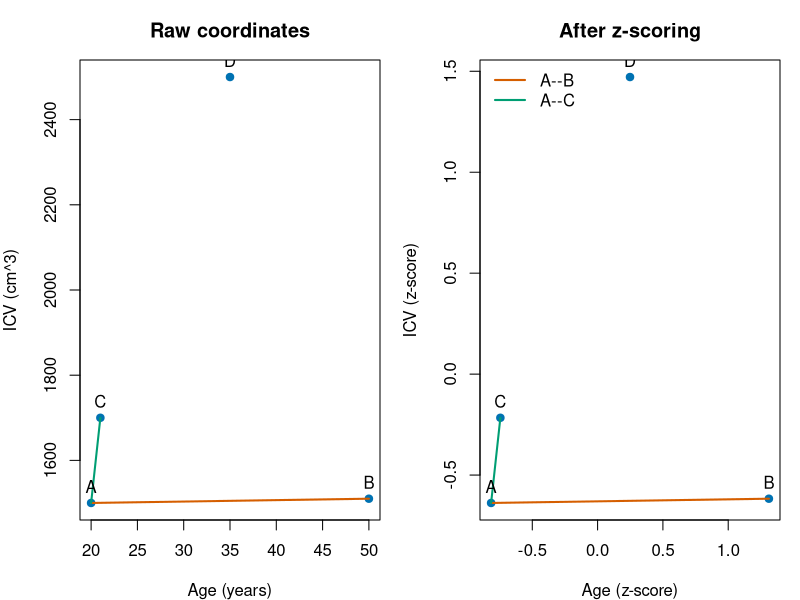
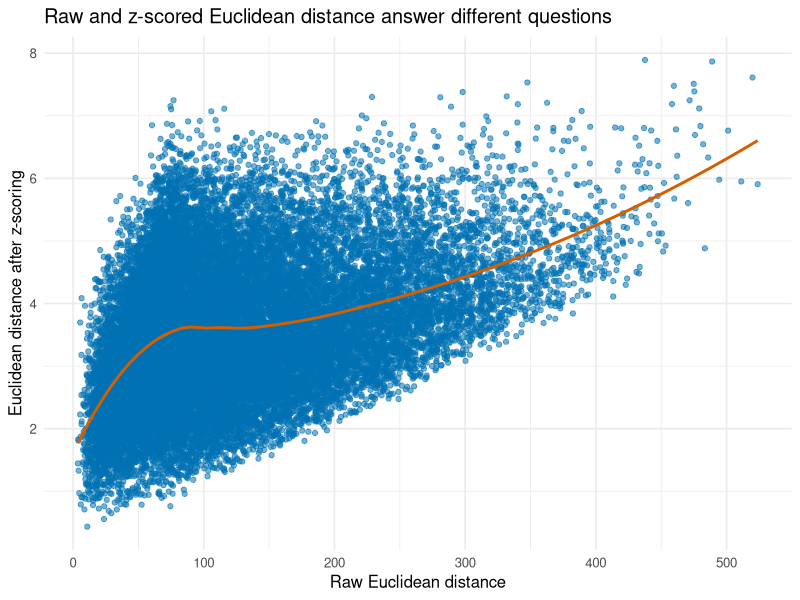
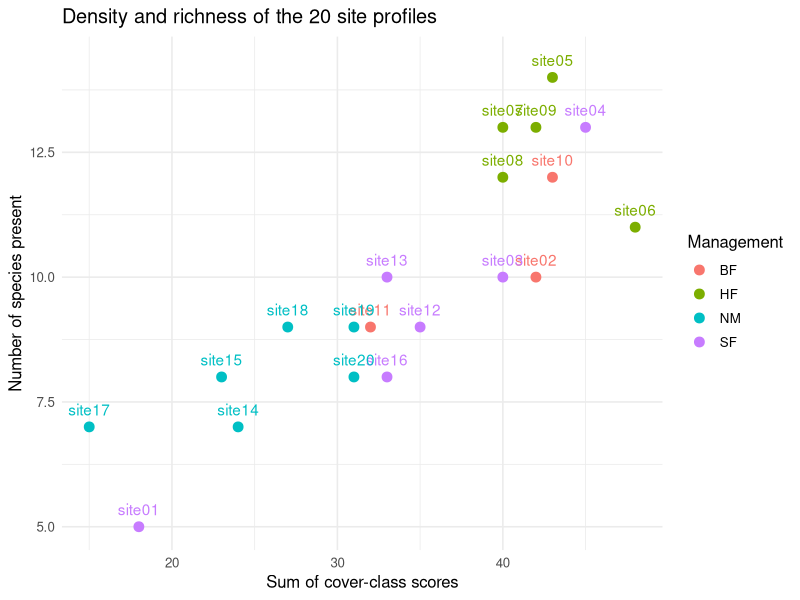
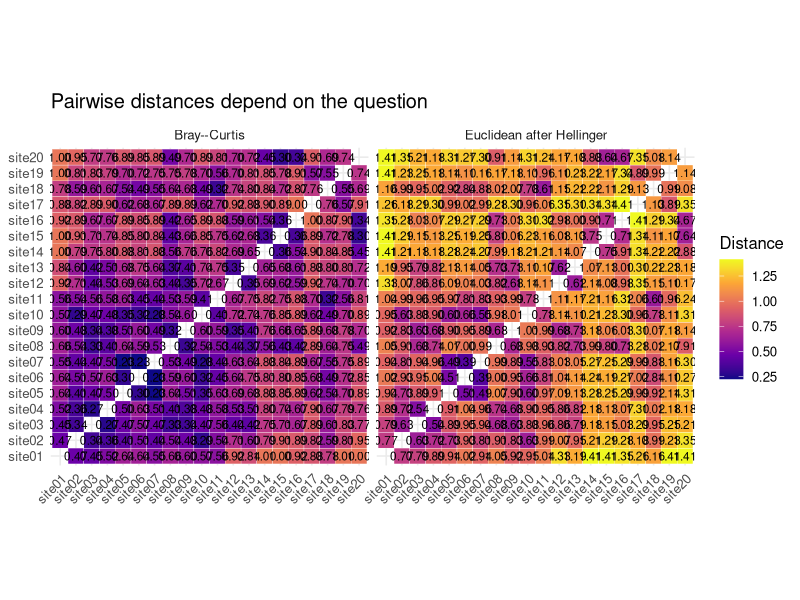
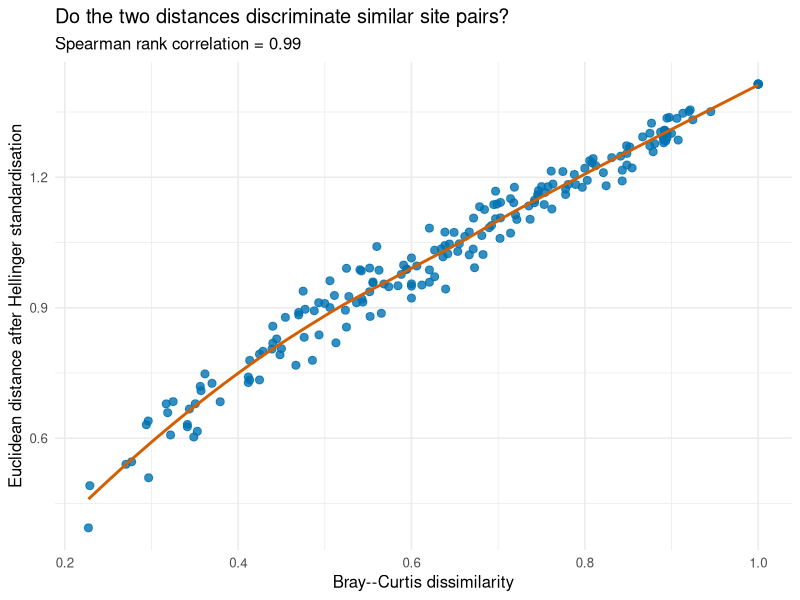
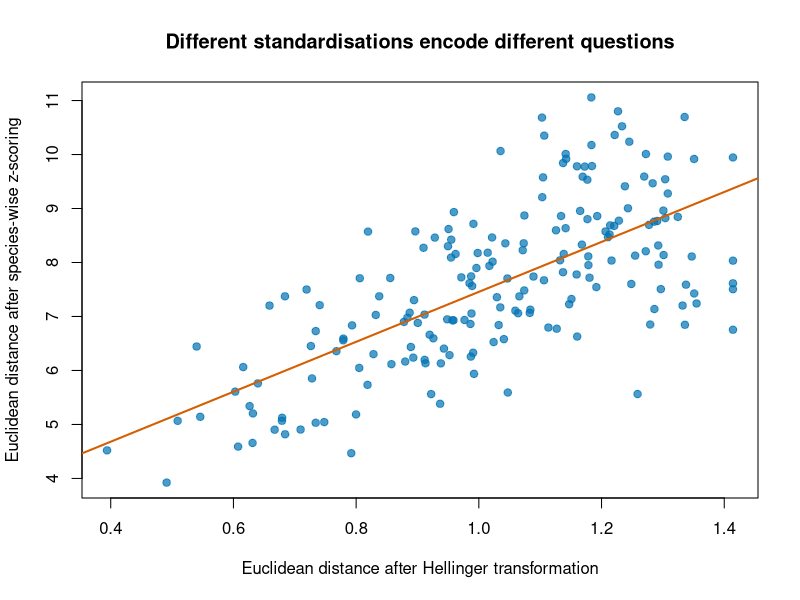
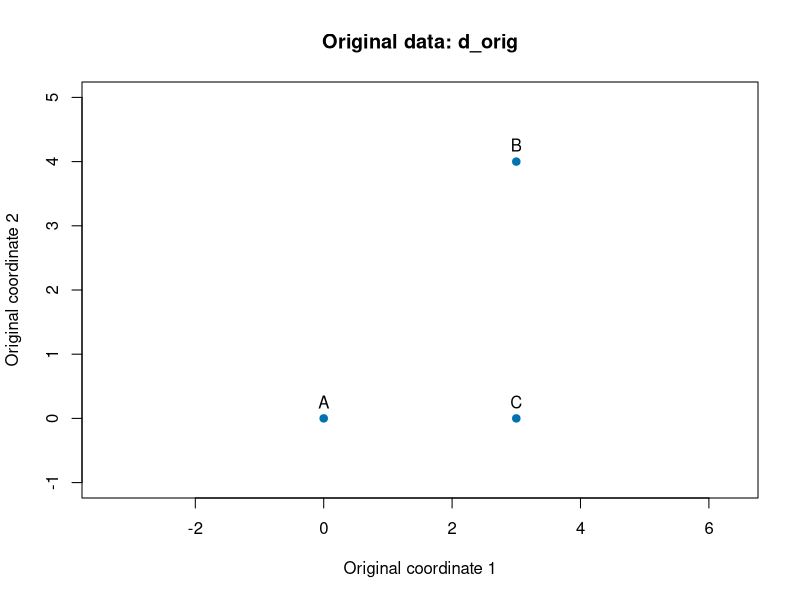
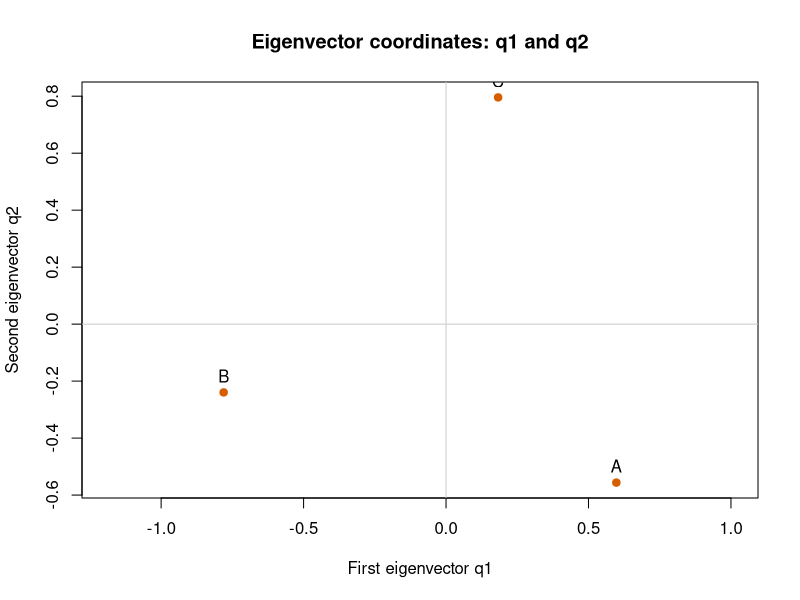

Here is the R script that generated these plots, in order:
## ---- chunk 1
knitr::opts_chunk$set(
  echo = TRUE, message = FALSE, warning = FALSE,
  fig.width = 8, fig.height = 5, fig.align = "center", dpi = 130,
  comment = "#>"
)

library(ggplot2)
library(dplyr)
library(tidyr)
library(readr)

blue <- "#0072B2"
orange <- "#D55E00"
green <- "#009E73"
purple <- "#CC79A7"
theme_set(theme_minimal(base_size = 12))
## ---- chunk 2
points3 <- rbind(A = c(0, 0), B = c(3, 4), C = c(3, 0))
points3
round(as.matrix(dist(points3)), 2)
## ---- chunk 3
pair_index <- combn(seq_len(nrow(points3)), 2)
euclidean_calculations <- apply(pair_index, 2, function(index) {
  first <- points3[index[1], ]
  second <- points3[index[2], ]
  tibble(
    pair = paste(rownames(points3)[index], collapse = "--"),
    calculation = sprintf("sqrt((%g - %g)^2 + (%g - %g)^2)",
                        first[1], second[1], first[2], second[2]),
    distance = sqrt(sum((first - second)^2))
  )
}) |> bind_rows()
knitr::kable(euclidean_calculations, digits = 2,
             caption = "Coordinate-by-coordinate Euclidean calculations.")

D_euclidean_points3 <- matrix(0, nrow(points3), nrow(points3),
                              dimnames = list(rownames(points3), rownames(points3)))
for (i in seq_len(nrow(points3) - 1)) {
  for (j in (i + 1):nrow(points3)) {
    D_euclidean_points3[i, j] <- D_euclidean_points3[j, i] <-
      sqrt(sum((points3[i, ] - points3[j, ])^2))
  }
}
knitr::kable(D_euclidean_points3, digits = 2,
             caption = "Euclidean distance matrix, assembled from the displayed calculations.")
## ---- chunk 4
manhattan_calculations <- apply(pair_index, 2, function(index) {
  first <- points3[index[1], ]
  second <- points3[index[2], ]
  tibble(
    pair = paste(rownames(points3)[index], collapse = "--"),
    calculation = sprintf("abs(%g - %g) + abs(%g - %g)",
                        first[1], second[1], first[2], second[2]),
    distance = sum(abs(first - second))
  )
}) |> bind_rows()
knitr::kable(manhattan_calculations, digits = 2,
             caption = "Coordinate-by-coordinate Manhattan calculations.")

D_manhattan_points3 <- matrix(0, nrow(points3), nrow(points3),
                              dimnames = list(rownames(points3), rownames(points3)))
for (i in seq_len(nrow(points3) - 1)) {
  for (j in (i + 1):nrow(points3)) {
    D_manhattan_points3[i, j] <- D_manhattan_points3[j, i] <-
      sum(abs(points3[i, ] - points3[j, ]))
  }
}
knitr::kable(D_manhattan_points3, digits = 2,
             caption = "Manhattan distance matrix, assembled from the displayed calculations.")
## ---- chunk 5
jaccard_distance <- function(a, b) {
  shared_present <- sum(a == 1 & b == 1)
  present_either <- sum(a == 1 | b == 1)
  1 - shared_present / present_either
}

site_a <- c(1, 1, 0, 0, 0, 1)
site_b <- c(1, 0, 0, 1, 0, 1)
jaccard_distance(site_a, site_b)
## ---- chunk 6
profile_2d <- rbind(A = c(age = 20, ICV = 1500),
                    B = c(age = 50, ICV = 1510),
                    C = c(age = 21, ICV = 1700),
                    D = c(age = 35, ICV = 2500))
profile_2d_z <- scale(profile_2d)
D_raw_2d <- as.matrix(dist(profile_2d))
D_z_2d <- as.matrix(dist(profile_2d_z))

comparison_to_A <- tibble(
  profile = c("B", "C"),
  raw_distance_to_A = D_raw_2d["A", c("B", "C")],
  z_scored_distance_to_A = D_z_2d["A", c("B", "C")]
)
knitr::kable(comparison_to_A, digits = 2,
             caption = "The nearest profile to A changes from B to C after z-scoring.")
knitr::kable(D_raw_2d, digits = 1, caption = "Raw Euclidean distance matrix.")
knitr::kable(D_z_2d, digits = 2, caption = "Euclidean distance matrix after z-scoring.")

old_par <- par(no.readonly = TRUE)
par(mfrow = c(1, 2), mar = c(4, 4, 3, 1))
plot(profile_2d[, "age"], profile_2d[, "ICV"], pch = 19, col = blue,
     xlab = "Age (years)", ylab = "ICV (cm^3)", main = "Raw coordinates")
segments(profile_2d["A", "age"], profile_2d["A", "ICV"],
         profile_2d["B", "age"], profile_2d["B", "ICV"], col = orange, lwd = 2)
segments(profile_2d["A", "age"], profile_2d["A", "ICV"],
         profile_2d["C", "age"], profile_2d["C", "ICV"], col = green, lwd = 2)
text(profile_2d[, "age"], profile_2d[, "ICV"], labels = rownames(profile_2d), pos = 3)
plot(profile_2d_z[, "age"], profile_2d_z[, "ICV"], pch = 19, col = blue,
     xlab = "Age (z-score)", ylab = "ICV (z-score)", main = "After z-scoring")
segments(profile_2d_z["A", "age"], profile_2d_z["A", "ICV"],
         profile_2d_z["B", "age"], profile_2d_z["B", "ICV"], col = orange, lwd = 2)
segments(profile_2d_z["A", "age"], profile_2d_z["A", "ICV"],
         profile_2d_z["C", "age"], profile_2d_z["C", "ICV"], col = green, lwd = 2)
text(profile_2d_z[, "age"], profile_2d_z[, "ICV"], labels = rownames(profile_2d_z), pos = 3)
legend("topleft", legend = c("A--B", "A--C"), col = c(orange, green), lwd = 2, bty = "n")
par(old_par)
## ---- chunk 7
brain <- read_csv("data/hippocampus_memory_age_continuous.csv", show_col_types = FALSE)
brain_profile <- brain |> select(memory_score, hippocampal_volume, age, ICV,
                                 motion, sleep_hours, stress_score)

d_brain_raw <- dist(brain_profile)
d_brain_z <- dist(scale(brain_profile))

# Mean squared pairwise difference identifies which variables drive raw distance.
raw_contribution <- sapply(brain_profile, function(v) mean(outer(v, v, "-")^2))
contribution <- tibble(variable = names(raw_contribution), mean_squared_difference = raw_contribution)
knitr::kable(arrange(contribution, desc(mean_squared_difference)), digits = 2,
             caption = "Raw Euclidean distance is dominated by variables with large numerical scales.")
## ---- chunk 8
comparison_brain <- tibble(raw = as.vector(d_brain_raw), z_scored = as.vector(d_brain_z))
ggplot(comparison_brain, aes(raw, z_scored)) +
  geom_point(colour = blue, alpha = .55) +
  geom_smooth(method = "loess", se = FALSE, colour = orange, linewidth = 1) +
  labs(title = "Raw and z-scored Euclidean distance answer different questions",
       x = "Raw Euclidean distance", y = "Euclidean distance after z-scoring")
## ---- chunk 9
community <- read_csv("data/ecological_communities.csv", show_col_types = FALSE)
site_metadata <- read_csv("data/ecological_communities_metadata.csv", show_col_types = FALSE)
abundance <- community |> select(-site) |> as.data.frame()
rownames(abundance) <- community$site
knitr::kable(head(site_metadata), caption = "First six rows of the site metadata. Full data are available in the CSV file.")
## ---- chunk 10
site_description <- tibble(
  summary = c("Number of sites", "Number of species", "Site-total cover score: min / median / max",
              "Species richness: min / median / max"),
  value = c(
    nrow(abundance), ncol(abundance),
    sprintf("%s / %.1f / %s", min(rowSums(abundance)), median(rowSums(abundance)), max(rowSums(abundance))),
    sprintf("%s / %.1f / %s", min(rowSums(abundance > 0)), median(rowSums(abundance > 0)), max(rowSums(abundance > 0)))
  )
)
knitr::kable(site_description, caption = "Basic descriptive summary of the dune-meadow community matrix.")

site_profiles <- tibble(
  site = rownames(abundance),
  total_cover_score = rowSums(abundance),
  species_richness = rowSums(abundance > 0)
) |> left_join(site_metadata |> select(site, Management), by = "site")
knitr::kable(count(site_profiles, Management, name = "sites"), caption = "Sites by recorded management category.")
## ---- chunk 11
ggplot(site_profiles, aes(total_cover_score, species_richness, colour = Management, label = site)) +
  geom_point(size = 3) +
  geom_text(nudge_y = .35, show.legend = FALSE) +
  labs(title = "Density and richness of the 20 site profiles",
       x = "Sum of cover-class scores", y = "Number of species present")
## ---- chunk 12
bray_curtis <- function(x) {
  x <- as.matrix(x)
  n <- nrow(x)
  out <- matrix(0, n, n, dimnames = list(rownames(x), rownames(x)))
  for (i in seq_len(n - 1)) {
    for (j in (i + 1):n) {
      out[i, j] <- out[j, i] <- sum(abs(x[i, ] - x[j, ])) / sum(x[i, ] + x[j, ])
    }
  }
  as.dist(out)
}

d_euclidean <- dist(abundance, method = "euclidean")
d_bray <- bray_curtis(abundance)

relative_abundance <- sweep(as.matrix(abundance), 1, rowSums(abundance), "/")
hellinger <- sqrt(relative_abundance)
d_hellinger <- dist(hellinger, method = "euclidean")
## ---- chunk 13
distance_long <- bind_rows(
  as.data.frame(as.table(as.matrix(d_bray))) |> rename(site_1 = Var1, site_2 = Var2, distance = Freq) |> mutate(metric = "Bray--Curtis"),
  as.data.frame(as.table(as.matrix(d_hellinger))) |> rename(site_1 = Var1, site_2 = Var2, distance = Freq) |> mutate(metric = "Euclidean after Hellinger")
) |> filter(site_1 != site_2)

ggplot(distance_long, aes(site_1, site_2, fill = distance)) +
  geom_tile(colour = "white") +
  geom_text(aes(label = sprintf("%.2f", distance)), size = 3) +
  facet_wrap(~ metric) +
  scale_fill_viridis_c(option = "C") +
  coord_fixed() +
  labs(title = "Pairwise distances depend on the question", x = NULL, y = NULL, fill = "Distance") +
  theme(axis.text.x = element_text(angle = 45, hjust = 1))
## ---- chunk 14
comparison <- tibble(
  bray = as.vector(d_bray),
  hellinger_euclidean = as.vector(d_hellinger)
)

ggplot(comparison, aes(bray, hellinger_euclidean)) +
  geom_point(size = 2.4, colour = blue, alpha = .8) +
  geom_smooth(method = "loess", se = FALSE, colour = orange, linewidth = 1) +
  labs(
    title = "Do the two distances discriminate similar site pairs?",
    subtitle = paste("Spearman rank correlation =", round(cor(comparison$bray, comparison$hellinger_euclidean, method = "spearman"), 2)),
    x = "Bray--Curtis dissimilarity",
    y = "Euclidean distance after Hellinger standardisation"
  )
## ---- chunk 15
scaled_distance <- as.matrix(dist(scale(abundance)))
hellinger_distance <- as.matrix(d_hellinger)

plot(hellinger_distance[upper.tri(hellinger_distance)], scaled_distance[upper.tri(scaled_distance)],
     pch = 19, col = adjustcolor(blue, .7),
     xlab = "Euclidean distance after Hellinger transformation",
     ylab = "Euclidean distance after species-wise z-scoring",
     main = "Different standardisations encode different questions")
abline(lm(scaled_distance[upper.tri(scaled_distance)] ~ hellinger_distance[upper.tri(hellinger_distance)]),
       col = orange, lwd = 2)
## ---- chunk 16
X_original <- rbind(A = c(0, 0), B = c(3, 4), C = c(3, 0))
d_orig <- tibble(object = rownames(X_original), x = X_original[, 1], y = X_original[, 2])
D <- as.matrix(dist(X_original))
D2 <- D^2

knitr::kable(d_orig, digits = 2, caption = "Original two-dimensional coordinates used only to create this small example.")
knitr::kable(D, digits = 2, caption = "Step 1a: distance matrix D.")
knitr::kable(D2, digits = 2, caption = "Step 1b: squared-distance matrix D^(2).")

plot(d_orig$x, d_orig$y, asp = 1, pch = 19, col = blue, xlab = "Original coordinate 1",
     ylab = "Original coordinate 2", main = "Original data: d_orig",
     xlim = c(-1, 4), ylim = c(-1, 5))
text(d_orig$x, d_orig$y, labels = d_orig$object, pos = 3)
## ---- chunk 17
n <- nrow(D)
J <- diag(n) - matrix(1 / n, n, n)
B <- -0.5 * J %*% D2 %*% J

knitr::kable(J, digits = 3, caption = "Step 2a: centring matrix J.")
knitr::kable(B, digits = 3, caption = "Step 2b: centred Gram matrix B.")
## ---- chunk 18
decomposition <- eigen(B, symmetric = TRUE)
Q <- decomposition$vectors
Lambda <- diag(decomposition$values)
rownames(Q) <- rownames(D)
rownames(Lambda) <- colnames(Lambda) <- paste0("lambda", seq_len(n))
colnames(Q) <- paste0("q", seq_len(n))

knitr::kable(Q, digits = 3, caption = "Step 3a: eigenvector matrix Q.")
knitr::kable(Lambda, digits = 3, caption = "Step 3b: diagonal eigenvalue matrix Lambda.")
knitr::kable(tibble(dimension = seq_len(n), eigenvalue = decomposition$values),
             digits = 3, caption = "Step 3c: eigenvalues in descending order.")

q_plot <- tibble(object = rownames(Q), q1 = Q[, 1], q2 = Q[, 2])
plot(q_plot$q1, q_plot$q2, asp = 1, pch = 19, col = orange,
     xlab = "First eigenvector q1", ylab = "Second eigenvector q2",
     main = "Eigenvector coordinates: q1 and q2")
abline(h = 0, v = 0, col = "grey80")
text(q_plot$q1, q_plot$q2, labels = q_plot$object, pos = 3)
## ---- chunk 19
positive <- which(decomposition$values > 1e-10)
Q_r <- Q[, positive, drop = FALSE]
Lambda_r <- diag(decomposition$values[positive], nrow = length(positive))
X <- Q_r %*% sqrt(Lambda_r)
rownames(X) <- rownames(D)
colnames(X) <- paste0("MDS", seq_len(ncol(X)))

X_table <- tibble(object = rownames(X), MDS1 = X[, 1], MDS2 = X[, 2])
knitr::kable(d_orig, digits = 3, caption = "Step 4a: original coordinates d_orig.")
knitr::kable(X_table, digits = 3, caption = "Step 4b: coordinates X recovered by classical MDS.")

old_par <- par(no.readonly = TRUE)
par(mfrow = c(1, 2), mar = c(4, 4, 3, 1))
common_limits <- range(c(d_orig$x, d_orig$y, X[, 1], X[, 2]))
common_limits <- common_limits + c(-.4, .4)
plot(d_orig$x, d_orig$y, asp = 1, pch = 19, col = blue,
     xlab = "Coordinate 1", ylab = "Coordinate 2", main = "Original d_orig",
     xlim = common_limits, ylim = common_limits)
text(d_orig$x, d_orig$y, labels = d_orig$object, pos = 3)
plot(X[, 1], X[, 2], asp = 1, pch = 19, col = green,
     xlab = "MDS1", ylab = "MDS2", main = "Recovered X",
     xlim = common_limits, ylim = common_limits)
text(X[, 1], X[, 2], labels = rownames(X), pos = 3)
par(old_par)
## ---- chunk 20
classical_mds <- function(D, k = 2, tolerance = 1e-10) {
  D <- as.matrix(D)
  D2 <- D^2
  n <- nrow(D)
  J <- diag(n) - matrix(1 / n, n, n)
  B <- -0.5 * J %*% D2 %*% J

  decomposition <- eigen(B, symmetric = TRUE)
  Q <- decomposition$vectors
  Lambda <- diag(decomposition$values)
  positive <- which(decomposition$values > tolerance)
  keep <- positive[seq_len(min(k, length(positive)))]
  Q_r <- Q[, keep, drop = FALSE]
  Lambda_r <- diag(decomposition$values[keep], nrow = length(keep))
  X <- Q_r %*% sqrt(Lambda_r)
  rownames(X) <- rownames(D)

  list(D = D, D2 = D2, J = J, B = B, Q = Q, Lambda = Lambda,
       X = X, eigenvalues = decomposition$values)
}

mds_bray <- classical_mds(d_bray, k = 2)
mds_hellinger <- classical_mds(d_hellinger, k = 2)
round(mds_bray$eigenvalues, 4)
## ---- chunk 21
mds_df <- as.data.frame(mds_bray$X) |>
  setNames(c("MDS1", "MDS2")) |>
  mutate(site = rownames(mds_bray$X)) |>
  left_join(site_metadata |> select(site, Management, Moisture), by = "site")

ggplot(mds_df, aes(MDS1, MDS2, colour = Management, label = site)) +
  geom_hline(yintercept = 0, colour = "grey85") +
  geom_vline(xintercept = 0, colour = "grey85") +
  geom_point(size = 4) +
  geom_text(nudge_y = 0.025, show.legend = FALSE) +
  scale_colour_brewer(palette = "Dark2") +
  coord_equal() +
  labs(title = "Community composition: Bray--Curtis MDS", x = "MDS dimension 1", y = "MDS dimension 2", colour = "Management")
## ---- chunk 22
rot90 <- matrix(c(0, -1, 1, 0), nrow = 2)
rotated <- as.matrix(mds_df[, c("MDS1", "MDS2")]) %*% rot90
rotated_df <- data.frame(MDS1 = rotated[, 1], MDS2 = rotated[, 2], site = mds_df$site, Management = mds_df$Management)

p1 <- ggplot(mds_df, aes(MDS1, MDS2, colour = Management, label = site)) + geom_point(size = 3) + geom_text(nudge_y = .025) + coord_equal() + labs(title = "Original orientation")
p2 <- ggplot(rotated_df, aes(MDS1, MDS2, colour = Management, label = site)) + geom_point(size = 3) + geom_text(nudge_y = .025) + coord_equal() + labs(title = "Rotated orientation")

print(p1)
print(p2)
## ---- chunk 23
positive_bray <- mds_bray$eigenvalues[mds_bray$eigenvalues > 1e-10]
total_absolute_structure <- sum(abs(mds_bray$eigenvalues))
negative_structure_fraction <- sum(abs(mds_bray$eigenvalues[mds_bray$eigenvalues < -1e-10])) /
  total_absolute_structure
dimension_summary <- tibble(
  dimension = seq_along(positive_bray),
  eigenvalue = positive_bray,
  cumulative_fraction = cumsum(positive_bray) / total_absolute_structure
)

p_scree <- ggplot(dimension_summary, aes(dimension, eigenvalue)) +
  geom_col(fill = blue) +
  labs(title = "Positive-eigenvalue spectrum", x = "Dimension", y = "Eigenvalue")

p_cumulative <- ggplot(dimension_summary, aes(dimension, cumulative_fraction)) +
  geom_line(colour = orange, linewidth = 1) +
  geom_point(colour = orange, size = 2.5) +
  scale_y_continuous(labels = scales::percent_format(accuracy = 1), limits = c(0, 1)) +
  labs(title = "Cumulative absolute-eigenvalue fraction", x = "Dimensions retained",
       y = "Fraction of total absolute structure")

print(p_scree)
print(p_cumulative)
scales::percent(negative_structure_fraction, accuracy = .1)
## ---- chunk 24
eig_df <- tibble(dimension = seq_along(mds_bray$eigenvalues), eigenvalue = mds_bray$eigenvalues)
ggplot(eig_df, aes(dimension, eigenvalue, fill = eigenvalue > 0)) +
  geom_col(show.legend = FALSE) +
  geom_hline(yintercept = 0) +
  scale_fill_manual(values = c(`TRUE` = blue, `FALSE` = orange)) +
  labs(title = "MDS eigenvalues", x = "Dimension", y = "Eigenvalue")
## ---- chunk 25
abs_eigen <- abs(mds_bray$eigenvalues)
variance_like_fit <- sum(abs_eigen[1:2]) / sum(abs_eigen)

map_d <- dist(mds_bray$X)
distance_correlation <- cor(as.vector(d_bray), as.vector(map_d))

c(two_dimension_positive_eigenvalue_fraction = variance_like_fit,
  correlation_original_vs_map_distance = distance_correlation)
## ---- chunk 26
mds_summary <- function(d, fit) {
  eig <- fit$eigenvalues
  total_absolute_structure <- sum(abs(eig))
  retained_absolute_structure <- sum(abs(eig[seq_len(min(2, length(eig)))]))
  map_distance <- dist(fit$X)
  c(
    negative_eigenvalues = sum(eig < -1e-10),
    negative_absolute_fraction = sum(abs(eig[eig < -1e-10])) / total_absolute_structure,
    two_dimension_absolute_fraction = retained_absolute_structure / total_absolute_structure,
    original_map_distance_correlation = cor(as.vector(d), as.vector(map_distance))
  )
}

comparison_table <- rbind(
  `Bray--Curtis` = mds_summary(d_bray, mds_bray),
  `Hellinger + Euclidean` = mds_summary(d_hellinger, mds_hellinger)
)
knitr::kable(round(comparison_table, 3), caption = "Diagnostics for two defensible distance choices. Higher map-distance correlation indicates better two-dimensional distance reproduction; it is not a universal measure of scientific quality.")
## ---- chunk 27
library(patchwork)
shepard <- tibble(original = as.vector(d_bray), map = as.vector(map_d))
p1=ggplot(shepard, aes(original, map)) +
  geom_point(size = 2.5, colour = blue, alpha = .8) +
  geom_abline(slope = 1, intercept = 0, linetype = 2, colour = orange) +
  coord_equal(xlim = c(0,1)) + 
  labs(title = "How faithfully does the map reproduce distance?", x = "Original Bray--Curtis dissimilarity", y = "Distance in the 2D MDS map")


shepard <- tibble(original = as.vector(d_hellinger), map = as.vector(map_d))
p2=ggplot(shepard, aes(original, map)) +
  geom_point(size = 2.5, colour = blue, alpha = .8) +
  geom_abline(slope = 1, intercept = 0, linetype = 2, colour = orange) +
  coord_equal(xlim = c(0,1)) + 
  labs(title = "How faithfully does the map reproduce distance?", x = "Hellinger distance", y = "Distance in the 2D MDS map")

p1+p2
